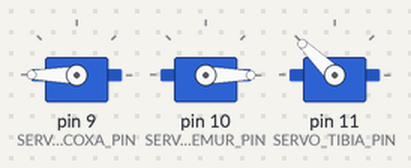
Bench run of a sketch on a simulated Arduino Uno, built with avr-gcc and run on an emulated ATmega328P. On the bench: 3 × servo. What the sketch prints to the serial monitor is not drawn.

Above: at 0.05 s.
At 0.85 s:
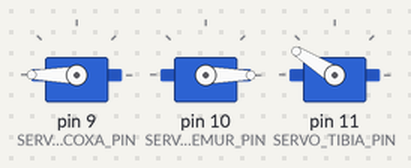
Timing chart, 0 to 4.9 s (numbered marks = the images above):
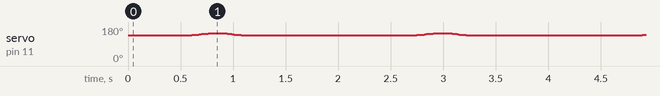

The sketch:

20241026.ino
```cpp
#include <Servo.h>
#include <Wire.h>
#include <Adafruit_PWMServoDriver.h>
#include <math.h>

Adafruit_PWMServoDriver pwm = Adafruit_PWMServoDriver(0x40);
Adafruit_PWMServoDriver pwm2 = Adafruit_PWMServoDriver(0x41);

// Servo pin assignments
#define SERVO_COXA_PIN 9
#define SERVO_FEMUR_PIN 10
#define SERVO_TIBIA_PIN 11

// Leg lengths
#define L1 70
#define L2 120
#define L3 193

Servo servoCoxa, servoFemur, servoTibia;

void setup() {
  Serial.begin(57600);

  servoCoxa.attach(SERVO_COXA_PIN);
  servoFemur.attach(SERVO_FEMUR_PIN);
  servoTibia.attach(SERVO_TIBIA_PIN);

  pwm.begin();
  pwm2.begin();
  pwm.setPWMFreq(60);
  pwm2.setPWMFreq(60);
}

// 보행 궤적 함수: 다리의 시작과 끝 좌표, 호버링 높이, 이동 시간을 설정하여 다리의 궤적을 생성
void moveLegTrajectory(float startX, float startY, float startZ,
                       float endX, float endY, float endZ,
                       float hoverHeight, float duration) {
  int steps = 50;  // 궤적을 나눌 스텝 수
  float timeStep = duration / steps;

  // 첫 번째 단계: 직선 운동 (발을 내딛기)
  for (int i = 0; i < steps / 2; i++) {
    float t = (float)i / (steps / 2);
    float x = startX + (endX - startX) * t;
    float y = startY + (endY - startY) * t;
    float z = startZ;  // 직선 운동이므로 높이는 일정

    // 다리 위치 이동 함수 호출
    moveLegTo(x, y, z);
    delay(timeStep * 1000);
  }

  // 두 번째 단계: 포물선 운동 (발을 다시 앞으로 가져오기)
  for (int i = steps / 2; i <= steps; i++) {
    float t = (float)(i - steps / 2) / (steps / 2);
    float x = endX + (startX - endX) * t;
    float y = endY + (startY - endY) * t;
    float z = startZ + hoverHeight * (1 - pow(2 * t - 1, 2));  // 포물선 궤적

    // 다리 위치 이동 함수 호출
    moveLegTo(x, y, z);
    delay(timeStep * 1000);
  }
}


// 다리를 특정 좌표로 이동
void moveLegTo(float targetX, float targetY, float targetZ) {
  float offsetX = targetX;
  float offsetY = targetY;
  float offsetZ = targetZ;

  float coxaAngle = atan2(offsetY, offsetX) * 180 / PI;
  float d1 = sqrt(offsetX * offsetX + offsetY * offsetY) - L1;
  float d2 = sqrt(d1 * d1 + offsetZ * offsetZ);

  float femurAngle = atan2(offsetZ, d1) * 180 / PI + acos((L2 * L2 + d2 * d2 - L3 * L3) / (2 * L2 * d2)) * 180 / PI;
  float tibiaAngle = acos((L2 * L2 + L3 * L3 - d2 * d2) / (2 * L2 * L3)) * 180 / PI;

  servoCoxa.write(90 + coxaAngle);
  servoFemur.write(femurAngle);
  servoTibia.write(180 - tibiaAngle);

  Serial.print("servoCoxa = ");
  Serial.print(90 + coxaAngle);
  Serial.print(", servoFemur = ");
  Serial.print(femurAngle);
  Serial.print(", servoTibia = ");
  Serial.print(180 - tibiaAngle);
  Serial.println();
}

void loop() {
  // Tripod Gait 궤적을 설정하여 다리 이동
  moveLegTrajectory(-50, 50, 0, -50, 70, 0, 50, 1.0);  // 예제: 시작, 끝 좌표, 호버링 높이, 이동 시간
  delay(1000);
}
```

Measured:
- by itself, servo on pin 11 (SERVO_TIBIA_PIN): repeats every 2.1 s: 138° 0.02 s, 139° 0.02 s, 140° 0.02 s, 141° 0.02 s, 143° 0.02 s, 144° 0.02 s, 145° 0.02 s, 147° 0.04 s, 148° 0.09 s, 147° 0.02 s, 146° 0.02 s, 145° 0.02 s, 143° 0.02 s, 142° 0.02 s, 140° 0.02 s, 139° 0.02 s, 138° 0.02 s, 137° 0.02 s, 136° 1.5 s, 137° 0.13 s
